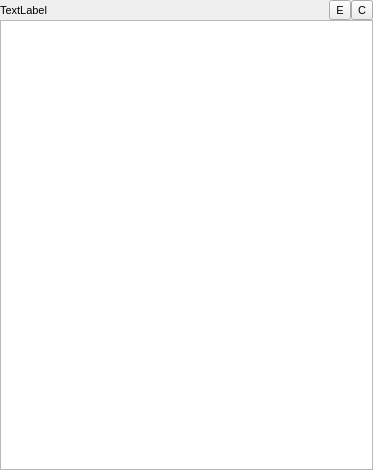
<?xml version="1.0" encoding="UTF-8"?>
<ui version="4.0">
 <class>StickyNoteWidget</class>
 <widget class="QWidget" name="StickyNoteWidget">
  <property name="geometry">
   <rect>
    <x>0</x>
    <y>0</y>
    <width>373</width>
    <height>470</height>
   </rect>
  </property>
  <property name="windowTitle">
   <string>Form</string>
  </property>
  <layout class="QVBoxLayout" name="verticalLayout">
   <property name="spacing">
    <number>0</number>
   </property>
   <property name="leftMargin">
    <number>0</number>
   </property>
   <property name="topMargin">
    <number>0</number>
   </property>
   <property name="rightMargin">
    <number>0</number>
   </property>
   <property name="bottomMargin">
    <number>0</number>
   </property>
   <item>
    <widget class="QWidget" name="widget" native="true">
     <layout class="QHBoxLayout" name="horizontalLayout">
      <property name="spacing">
       <number>0</number>
      </property>
      <property name="leftMargin">
       <number>0</number>
      </property>
      <property name="topMargin">
       <number>0</number>
      </property>
      <property name="rightMargin">
       <number>0</number>
      </property>
      <property name="bottomMargin">
       <number>0</number>
      </property>
      <item>
       <widget class="QLabel" name="label">
        <property name="font">
         <font>
          <pointsize>8</pointsize>
         </font>
        </property>
        <property name="text">
         <string>TextLabel</string>
        </property>
       </widget>
      </item>
      <item>
       <spacer name="horizontalSpacer">
        <property name="orientation">
         <enum>Qt::Horizontal</enum>
        </property>
        <property name="sizeHint" stdset="0">
         <size>
          <width>40</width>
          <height>20</height>
         </size>
        </property>
       </spacer>
      </item>
      <item>
       <widget class="QToolButton" name="editToolButton">
        <property name="font">
         <font>
          <pointsize>8</pointsize>
         </font>
        </property>
        <property name="text">
         <string>E</string>
        </property>
        <property name="iconSize">
         <size>
          <width>8</width>
          <height>8</height>
         </size>
        </property>
       </widget>
      </item>
      <item>
       <widget class="QToolButton" name="closeToolButton">
        <property name="font">
         <font>
          <pointsize>8</pointsize>
         </font>
        </property>
        <property name="text">
         <string>C</string>
        </property>
        <property name="iconSize">
         <size>
          <width>8</width>
          <height>8</height>
         </size>
        </property>
       </widget>
      </item>
     </layout>
    </widget>
   </item>
   <item>
    <widget class="QListWidget" name="listWidget"/>
   </item>
  </layout>
 </widget>
 <resources/>
 <connections/>
</ui>
